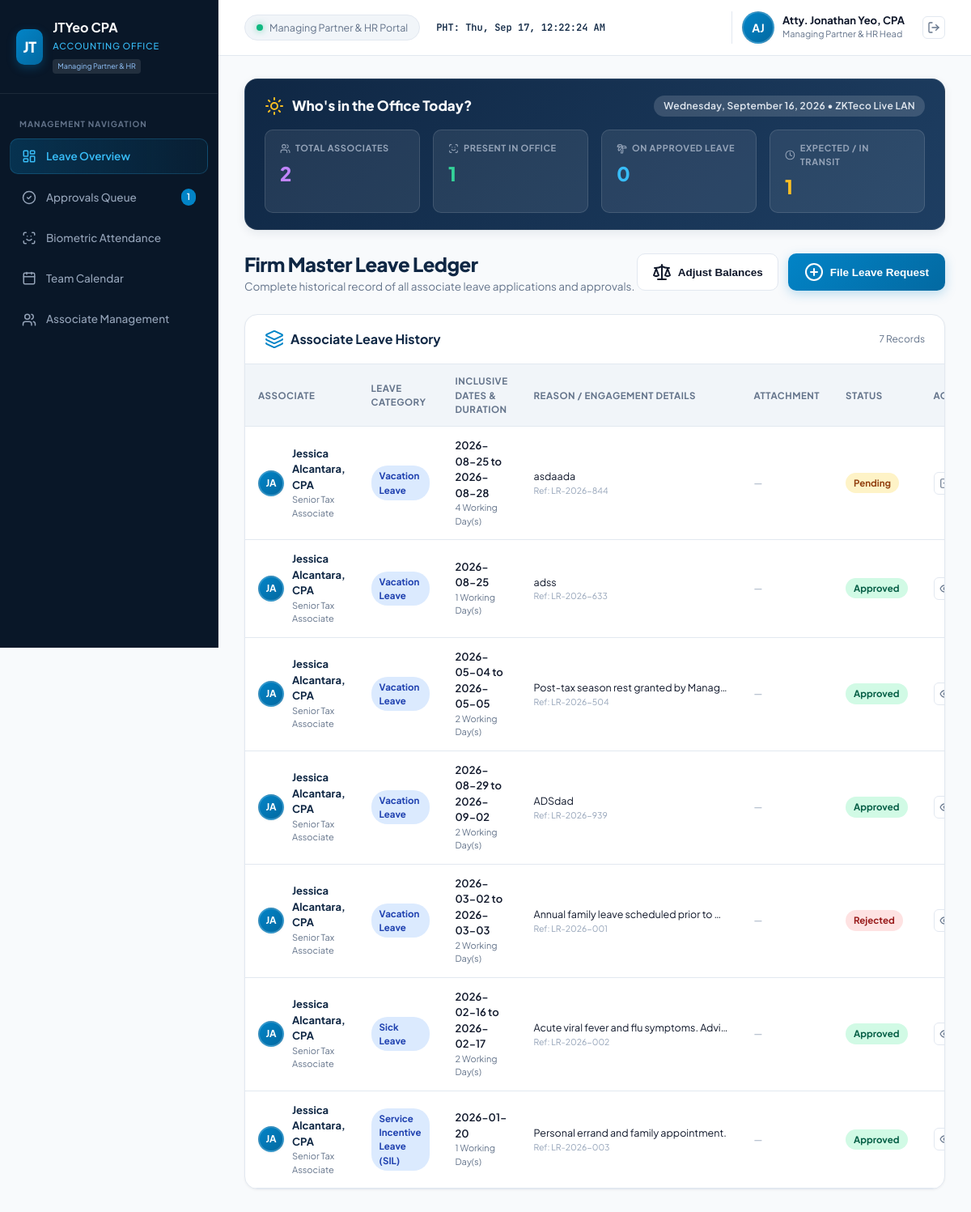
/admin_dashboard.php (signed in), run on the app's committed database.
### tables this page shows
CREATE TABLE users (
            id INTEGER PRIMARY KEY AUTOINCREMENT,
            name TEXT NOT NULL,
            email TEXT UNIQUE NOT NULL,
            password TEXT NOT NULL,
            role TEXT NOT NULL, -- 'staff', 'supervisor', 'admin'
            department TEXT NOT NULL,
            title TEXT NOT NULL,
            avatar_initials TEXT NOT NULL,
            created_at DATETIME DEFAULT CURRENT_TIMESTAMP
        , gender TEXT NOT NULL DEFAULT 'Female', biometric_pin TEXT, face_enrolled INTEGER DEFAULT 1, fingerprint_enrolled INTEGER DEFAULT 1, avatar_path TEXT);

CREATE TABLE leave_requests (
            id INTEGER PRIMARY KEY AUTOINCREMENT,
            ref_no TEXT UNIQUE NOT NULL,
            user_id INTEGER NOT NULL,
            leave_type TEXT NOT NULL, -- 'SIL', 'VL', 'SL', 'SoloParent', 'MagnaCarta', 'VAWC', 'Emergency'
            leave_type_label TEXT NOT NULL,
            start_date DATE NOT NULL,
            end_date DATE NOT NULL,
            days_count REAL NOT NULL,
            duration_mode TEXT DEFAULT 'full',
            reason TEXT NOT NULL,
            attachment_path TEXT,
            status TEXT DEFAULT 'Pending', -- 'Pending', 'Approved', 'Rejected'
            approver_name TEXT,
            rejection_reason TEXT,
            created_at DATETIME DEFAULT CURRENT_TIMESTAMP,
            decided_at DATETIME,
            FOREIGN KEY (user_id) REFERENCES users(id) ON DELETE CASCADE
        );

### auth.php (called while the page is built, shortened)
<?php
require_once __DIR__ . '/config/db.php';
function getCurrentUser() {
    global $pdo;
    $stmt = $pdo->prepare("
        SELECT u.*, b.vl_balance, b.sl_balance, b.emergency_balance, b.bereavement_balance,
               b.solo_parent_balance, b.maternity_balance, b.paternity_balance, b.special_women_balance
        FROM users u
        LEFT JOIN leave_balances b ON u.id = b.user_id
        WHERE u.id = ?
    ");
    $stmt->execute([$_SESSION['user_id']]);
    $user = $stmt->fetch();
    return $user;
}
function requireLogin() {
    $user = getCurrentUser();
    return $user;
}

### admin_dashboard.php (the view, shortened to what this page needs)
<?php
require_once __DIR__ . '/auth.php';
$user = requireLogin();
$approvalsStmt = $pdo->query("
    SELECT r.*, u.name as employee_name, u.title, u.avatar_path, u.avatar_initials, u.gender
    FROM leave_requests r
    JOIN users u ON r.user_id = u.id
    WHERE r.status = 'Pending'
    ORDER BY r.created_at ASC
");
$pendingApprovals = $approvalsStmt->fetchAll();
$pendingCount = count($pendingApprovals);
$leaveReqStmt = $pdo->query("
    SELECT r.*, u.name as employee_name, u.title, u.avatar_path, u.avatar_initials
    FROM leave_requests r
    JOIN users u ON r.user_id = u.id
    ORDER BY r.created_at DESC
");
$leaveRequests = $leaveReqStmt->fetchAll();
$today = date('Y-m-d');
$activeLeavesStmt = $pdo->prepare("
    SELECT r.*, u.name as employee_name, u.title, u.avatar_path, u.avatar_initials
    FROM leave_requests r
    JOIN users u ON r.user_id = u.id
    WHERE r.status = 'Approved' AND ? BETWEEN r.start_date AND r.end_date
    ORDER BY r.start_date ASC
");
$activeLeavesStmt->execute([$today]);
$activeLeaves = $activeLeavesStmt->fetchAll();
$allUsersStmt = $pdo->query("
    SELECT u.*,
           COALESCE(b.vl_balance, 12.0) as vl_balance,
           COALESCE(b.sl_balance, 10.0) as sl_balance,
           COALESCE(b.emergency_balance, 5.0) as emergency_balance,
           COALESCE(b.bereavement_balance, 3.0) as bereavement_balance,
           COALESCE(b.solo_parent_balance, 7.0) as solo_parent_balance,
           COALESCE(b.maternity_balance, 105.0) as maternity_balance,
           COALESCE(b.paternity_balance, 7.0) as paternity_balance,
           COALESCE(b.special_women_balance, 60.0) as special_women_balance
    FROM users u
    LEFT JOIN leave_balances b ON u.id = b.user_id
    ORDER BY u.id ASC
");
$allUsers = $allUsersStmt->fetchAll();
$todayBioStmt = $pdo->prepare("SELECT DISTINCT user_id FROM biometric_logs WHERE log_date = ? AND time_in IS NOT NULL");
$todayBioStmt->execute([$today]);
$punchedUserIds = $todayBioStmt->fetchAll(PDO::FETCH_COLUMN);
$activeLeaveUserIds = array_column($activeLeaves, 'user_id');
$presentUserIds = array_diff($punchedUserIds, $activeLeaveUserIds);
$totalStaff = count($allUsers);
$presentCount = min(count($presentUserIds), $totalStaff);
$onLeaveCount = count($activeLeaves);
$expectedCount = max(0, $totalStaff - $presentCount - $onLeaveCount);
?>
<!DOCTYPE html>
<html lang="en">
<head>
  <link rel="stylesheet" href="style.css">
  <link href="https://cdn.jsdelivr.net/npm/fullcalendar@5.11.3/main.min.css" rel="stylesheet">
</head>
<body>
  <div class="app-container">
    <aside class="sidebar no-print">
      <div class="brand-section">
        <div class="brand-logo">JT</div>
        <div class="brand-info">
          <h2>JTYeo CPA</h2>
          <span>Accounting Office</span>
          <div class="firm-badge">Managing Partner & HR</div>
        </div>
      </div>
      <nav class="sidebar-nav">
        <div class="nav-category">Management Navigation</div>
        <a class="nav-item active" data-tab="overview" onclick="switchTab('overview')">
          <i data-lucide="layout-dashboard"></i>
          <span>Leave Overview</span>
        </a>
        <a class="nav-item" data-tab="approvals" onclick="switchTab('approvals')">
          <i data-lucide="check-circle-2"></i>
          <span>Approvals Queue</span>
          <?php if ($pendingCount > 0): ?>
            <span class="nav-badge" id="pendingApprovalsBadge"><?= $pendingCount ?></span>
          <?php endif; ?>
        </a>
        <a class="nav-item" data-tab="biometrics" onclick="switchTab('biometrics'); loadDtrLogs();">
          <i data-lucide="scan-face"></i>
          <span>Biometric Attendance</span>
        </a>
        <a class="nav-item" data-tab="calendar" onclick="switchTab('calendar'); initCalendar();">
          <i data-lucide="calendar"></i>
          <span>Team Calendar</span>
        </a>
        <a class="nav-item" data-tab="users" onclick="switchTab('users')">
          <i data-lucide="users"></i>
          <span>Associate Management</span>
        </a>
      </nav>
    </aside>
    <main class="main-wrapper">
      <header class="top-header no-print">
        <div class="header-left">
          <div class="firm-status">
            <span class="status-dot"></span>
            <span>Managing Partner & HR Portal</span>
          </div>
          <div class="ph-time" id="liveClock">PHT: Loading...</div>
        </div>
        <div class="header-right">
          <div class="user-profile" onclick="openModal('profileModal')" style="cursor:pointer;" title="Click to view/edit profile and change password">
            <div class="avatar">
              <?php if (!empty($user['avatar_path'])): ?>
                <img src="<?= htmlspecialchars($user['avatar_path']) ?>" alt="Avatar">
              <?php else: ?>
                <?= htmlspecialchars($user['avatar_initials']) ?>
              <?php endif; ?>
            </div>
            <div class="profile-meta">
              <div class="user-name"><?= htmlspecialchars($user['name']) ?></div>
              <div class="user-role"><?= htmlspecialchars($user['title']) ?></div>
            </div>
          </div>
          <a href="logout.php" class="btn-icon" title="Sign Out" style="margin-left: 6px; color: var(--text-muted);">
            <i data-lucide="log-out" style="width: 16px; height: 16px;"></i>
          </a>
        </div>
      </header>
      <div class="content-area">
        <div id="tab-overview" class="tab-pane">
          <div class="morning-executive-banner">
            <div class="morning-header">
              <h3><i data-lucide="sun" style="color:#fbbf24;"></i> Who's in the Office Today?</h3>
              <div class="morning-date-badge"><?= date('l, F j, Y') ?> &bull; ZKTeco Live LAN</div>
            </div>
            <div class="morning-stats-grid">
              <div class="morning-stat-box">
                <div class="morning-stat-label"><i data-lucide="users" style="width:13px;height:13px;"></i> Total Associates</div>
                <div class="morning-stat-num purple"><?= $totalStaff ?></div>
              </div>
              <div class="morning-stat-box">
                <div class="morning-stat-label"><i data-lucide="scan-face" style="width:13px;height:13px;"></i> Present in Office</div>
                <div class="morning-stat-num green"><?= $presentCount ?></div>
              </div>
              <div class="morning-stat-box">
                <div class="morning-stat-label"><i data-lucide="palmtree" style="width:13px;height:13px;"></i> On Approved Leave</div>
                <div class="morning-stat-num blue"><?= $onLeaveCount ?></div>
              </div>
              <div class="morning-stat-box">
                <div class="morning-stat-label"><i data-lucide="clock" style="width:13px;height:13px;"></i> Expected / In Transit</div>
                <div class="morning-stat-num amber"><?= $expectedCount ?></div>
              </div>
            </div>
          </div>
          <div class="page-header">
            <div class="page-title">
              <h1>Firm Master Leave Ledger</h1>
              <p>Complete historical record of all associate leave applications and approvals.</p>
            </div>
            <div class="header-actions">
              <button class="btn-secondary" onclick="openAdjustmentModal()">
                <i data-lucide="scale"></i>
                <span>Adjust Balances</span>
              </button>
              <button class="btn-primary" onclick="openModal('applyModal')">
                <i data-lucide="plus-circle"></i>
                <span>File Leave Request</span>
              </button>
            </div>
          </div>
          <div class="dashboard-card">
            <div class="card-head">
              <h3><i data-lucide="layers" style="color:var(--accent);"></i> Associate Leave History</h3>
              <span style="font-size:12px; color:var(--text-muted);"><?= count($leaveRequests) ?> Records</span>
            </div>
            <div class="table-responsive">
              <table class="custom-table">
                <thead>
                  <tr>
                    <th>Associate</th>
                    <th>Leave Category</th>
                    <th>Inclusive Dates & Duration</th>
                    <th>Reason / Engagement Details</th>
                    <th>Attachment</th>
                    <th>Status</th>
                    <th>Actions</th>
                  </tr>
                </thead>
                <tbody>
                  <?php if (empty($leaveRequests)): ?>
                    <tr><td colspan="7" style="text-align:center; padding:32px; color:var(--text-muted);">No leave applications recorded in database.</td></tr>
                  <?php else: ?>
                    <?php foreach ($leaveRequests as $req): ?>
                      <tr>
                        <td>
                          <div style="display:flex; align-items:center; gap:10px;">
                            <div class="avatar sm">
                              <?php if (!empty($req['avatar_path'])): ?>
                                <img src="<?= htmlspecialchars($req['avatar_path']) ?>" alt="">
                              <?php else: ?>
                                <?= htmlspecialchars($req['avatar_initials']) ?>
                              <?php endif; ?>
                            </div>
                            <div>
                              <div style="font-weight:700; color:var(--primary);"><?= htmlspecialchars($req['employee_name']) ?></div>
                              <div style="font-size:11px; color:var(--text-muted);"><?= htmlspecialchars($req['title']) ?></div>
                            </div>
                          </div>
                        </td>
                        <td><span class="badge badge-vl"><?= htmlspecialchars($req['leave_type_label']) ?></span></td>
                        <td>
                          <div style="font-weight:600;"><?= $req['start_date'] ?> <?= $req['start_date'] !== $req['end_date'] ? 'to ' . $req['end_date'] : '' ?></div>
                          <div style="font-size:11px; color:var(--text-muted);"><?= $req['days_count'] ?> Working Day(s)</div>
                        </td>
                        <td>
                          <div style="font-size:12.5px; max-width:240px; white-space:nowrap; overflow:hidden; text-overflow:ellipsis;" title="<?= htmlspecialchars($req['reason']) ?>">
                            <?= htmlspecialchars($req['reason']) ?>
                          </div>
                          <div style="font-size:10.5px; color:var(--text-light);">Ref: <?= $req['ref_no'] ?></div>
                        </td>
                        <td>
                          <?php if (!empty($req['attachment_path'])): ?>
                            <a href="<?= htmlspecialchars($req['attachment_path']) ?>" target="_blank" class="btn-icon" title="View Medical Certificate / Document" style="color:var(--accent);">
                              <i data-lucide="paperclip" style="width:14px;height:14px;"></i>
                            </a>
                          <?php else: ?>
                            <span style="color:var(--text-light); font-size:12px;">—</span>
                          <?php endif; ?>
                        </td>
                        <td>
                          <?php
                            $statusBadge = 'badge-pending';
                            if ($req['status'] === 'Approved') $statusBadge = 'badge-approved';
                            if ($req['status'] === 'Rejected') $statusBadge = 'badge-rejected';
                          ?>
                          <span class="badge <?= $statusBadge ?>"><?= $req['status'] ?></span>
                        </td>
                        <td>
                          <div style="display:flex; gap:6px;">
                            <?php if ($req['status'] === 'Pending'): ?>
                              <button class="btn-icon approve" title="Review & Decide" onclick="openDecisionModal('<?= $req['ref_no'] ?>', '<?= addslashes($req['employee_name']) ?>', '<?= addslashes($req['leave_type_label']) ?>', '<?= $req['days_count'] ?>')">
                                <i data-lucide="check-square" style="width:14px;height:14px;"></i>
                              </button>
                            <?php endif; ?>
                            <button class="btn-icon" title="View Full Details" onclick="viewDetailsModal('<?= $req['ref_no'] ?>', '<?= addslashes($req['employee_name']) ?>', '<?= addslashes($req['title']) ?>', '<?= addslashes($req['leave_type_label']) ?>', '<?= $req['days_count'] ?>', '<?= $req['start_date'] ?>', '<?= $req['end_date'] ?>', '<?= addslashes($req['reason']) ?>', '<?= $req['status'] ?>', '<?= addslashes($req['approver_name'] ?? 'Pending') ?>', '<?= addslashes($req['rejection_reason'] ?? '') ?>', '<?= addslashes($req['attachment_path'] ?? '') ?>')">
                              <i data-lucide="eye" style="width:14px;height:14px;"></i>
                            </button>
                          </div>
                        </td>
                      </tr>
                    <?php endforeach; ?>
                  <?php endif; ?>
                </tbody>
              </table>
            </div>
          </div>
        </div>
      </div>
    </main>
  </div>
</body>
</html>

### data on the page
users: avatar_initials "AJ", name "Atty. Jonathan Yeo, CPA", title "Managing Partner & HR Head"
leave_requests: user.avatar_initials "JA", user.name "Jessica Alcantara, CPA", user.title "Senior Tax Associate", leave_type_label "Vacation Leave", start_date "2026-08-25", end_date "2026-08-28", days_count "4", reason "asdaada", ref_no "LR-2026-844", status "Pending"
leave_requests: user.avatar_initials "JA", user.name "Jessica Alcantara, CPA", user.title "Senior Tax Associate", leave_type_label "Vacation Leave", start_date "2026-08-25", days_count "1", reason "adss", ref_no "LR-2026-633", status "Approved"
leave_requests: user.avatar_initials "JA", user.name "Jessica Alcantara, CPA", user.title "Senior Tax Associate", leave_type_label "Vacation Leave", start_date "2026-05-04", end_date "2026-05-05", days_count "2", reason "Post-tax season rest granted by Manag…", ref_no "LR-2026-504", status "Approved"
leave_requests: user.avatar_initials "JA", user.name "Jessica Alcantara, CPA", user.title "Senior Tax Associate", leave_type_label "Vacation Leave", start_date "2026-08-29", end_date "2026-09-02", days_count "2", reason "ADSdad", ref_no "LR-2026-939", status "Approved"
leave_requests: user.avatar_initials "JA", user.name "Jessica Alcantara, CPA", user.title "Senior Tax Associate", leave_type_label "Vacation Leave", start_date "2026-03-02", end_date "2026-03-03", days_count "2", reason "Annual family leave scheduled prior to…", ref_no "LR-2026-001", status "Rejected"
leave_requests: user.avatar_initials "JA", user.name "Jessica Alcantara, CPA", user.title "Senior Tax Associate", leave_type_label "Sick Leave", start_date "2026-02-16", end_date "2026-02-17", days_count "2", reason "Acute viral fever and flu symptoms. Advi…", ref_no "LR-2026-002", status "Approved"
leave_requests: user.avatar_initials "JA", user.name "Jessica Alcantara, CPA", user.title "Senior Tax Associate", leave_type_label "Service Incentive Leave (SIL)", start_date "2026-01-20", days_count "1", reason "Personal errand and family appointment.", ref_no "LR-2026-003", status "Approved"

### other printed values
$pendingCount "1"
$totalStaff "2"
$presentCount "1"
$onLeaveCount "0"
$expectedCount "1"
count($leaveRequests) "7"
